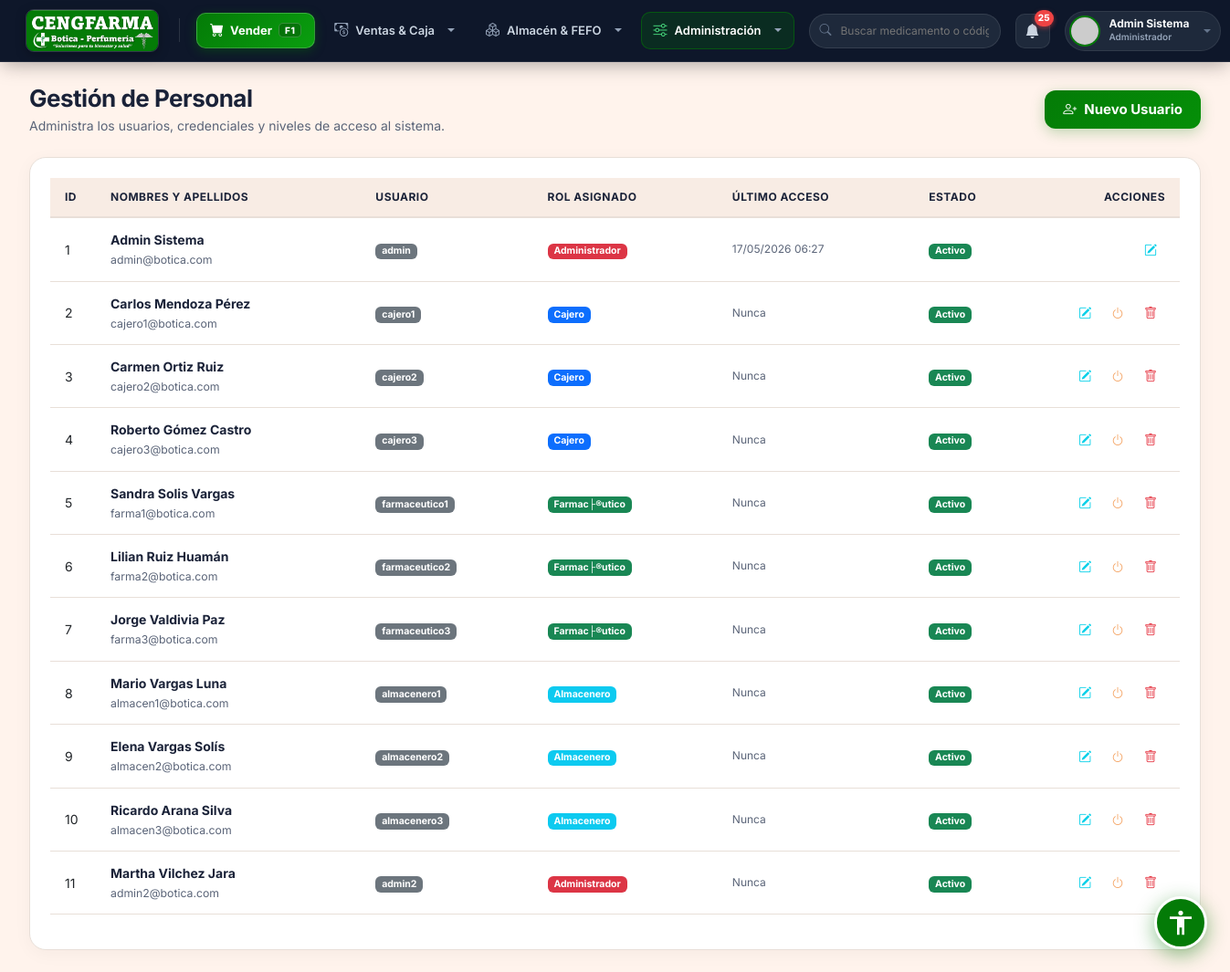
/public/usuario/index (signed in), run on the app's committed database.
### tables this page shows
CREATE TABLE IF NOT EXISTS `configuracion` (
  `id` int NOT NULL AUTO_INCREMENT,
  `clave` varchar(50) NOT NULL,
  `valor` text,
  `descripcion` varchar(255) DEFAULT NULL,
  PRIMARY KEY (`id`),
  UNIQUE KEY `clave` (`clave`)
);

CREATE TABLE IF NOT EXISTS `usuarios` (
  `id` int NOT NULL AUTO_INCREMENT,
  `nombres` varchar(100) NOT NULL,
  `apellidos` varchar(100) NOT NULL,
  `usuario` varchar(50) NOT NULL,
  `password` varchar(255) NOT NULL,
  `email` varchar(100) DEFAULT NULL,
  `rol_id` int NOT NULL,
  `estado` tinyint(1) DEFAULT '1',
  `ultimo_login` datetime DEFAULT NULL,
  `creado_en` timestamp NULL DEFAULT CURRENT_TIMESTAMP,
  PRIMARY KEY (`id`),
  UNIQUE KEY `usuario` (`usuario`),
  KEY `rol_id` (`rol_id`),
  CONSTRAINT `usuarios_ibfk_1` FOREIGN KEY (`rol_id`) REFERENCES `roles` (`id`) ON DELETE RESTRICT
);

CREATE TABLE IF NOT EXISTS `roles` (
  `id` int NOT NULL AUTO_INCREMENT,
  `nombre` varchar(50) NOT NULL,
  `descripcion` varchar(255) DEFAULT NULL,
  PRIMARY KEY (`id`)
);

### app/views/usuarios/index.php (the view, shortened to what the rows shown need)
<div class="page-content">
    <div class="d-flex justify-content-between align-items-center mb-4">
        <div>
            <h1 class="page-title">Gestión de Personal</h1>
            <div class="page-subtitle">Administra los usuarios, credenciales y niveles de acceso al sistema.</div>
        </div>
        <button class="btn-primary-custom" style="width: auto; padding: 10px 20px;" data-bs-toggle="modal" data-bs-target="#userModal" onclick="resetForm()">
            <i class="bi bi-person-plus"></i> Nuevo Usuario
        </button>
    </div>
    <div class="card-metric">
        <div class="table-responsive">
            <table class="table table-hover align-middle" style="width: 100%; font-size: 14px;">
                <thead>
                    <tr>
                        <th width="50">ID</th>
                        <th>Nombres y Apellidos</th>
                        <th>Usuario</th>
                        <th>Rol Asignado</th>
                        <th>Último Acceso</th>
                        <th>Estado</th>
                        <th width="160" class="text-end">Acciones</th>
                    </tr>
                </thead>
                <tbody>
                    <?php if(empty($data['usuarios'])): ?>
                    <tr><td colspan="7" class="text-center text-muted">No hay usuarios registrados</td></tr>
                    <?php else: ?>
                    <?php foreach ($data['usuarios'] as $u): ?>
                    <tr>
                        <td><?php echo $u['id']; ?></td>
                        <td>
                            <strong style="color: var(--text-primary);"><?php echo htmlspecialchars($u['nombres'] . ' ' . $u['apellidos']); ?></strong><br>
                            <small style="color: var(--text-secondary);"><?php echo htmlspecialchars($u['email'] ?? '-'); ?></small>
                        </td>
                        <td><span class="badge bg-secondary"><?php echo htmlspecialchars($u['usuario']); ?></span></td>
                        <td>
                            <?php
                            $badgeClass = 'bg-info';
                            if($u['rol_id'] == 1) $badgeClass = 'bg-danger';
                            if($u['rol_id'] == 2) $badgeClass = 'bg-success';
                            if($u['rol_id'] == 3) $badgeClass = 'bg-primary';
                            ?>
                            <span class="badge <?php echo $badgeClass; ?>"><?php echo htmlspecialchars($u['rol_nombre']); ?></span>
                        </td>
                        <td style="color: var(--text-secondary); font-size: 12px;"><?php echo $u['ultimo_login'] ? date('d/m/Y H:i', strtotime($u['ultimo_login'])) : 'Nunca'; ?></td>
                        <td>
                            <?php if($u['estado'] == 1): ?>
                                <span class="badge bg-success">Activo</span>
                            <?php else: ?>
                                <span class="badge bg-danger">Inactivo</span>
                            <?php endif; ?>
                        </td>
                        <td class="text-end">
                            <button class="btn btn-sm" style="color: #00CFE8;" onclick='editUser(<?php echo json_encode($u); ?>)' title="Editar Usuario">
                                <i class="bi bi-pencil-square"></i>
                            </button>
                            <?php if($u['id'] != 1): ?>
                                <form action="<?php echo BASE_URL; ?>usuario/toggle" method="POST" class="d-inline" onsubmit="return confirm('¿Seguro que deseas <?php echo $u['estado'] ? 'desactivar' : 'activar'; ?> este usuario?');">
                                    <button type="submit" class="btn btn-sm" style="color: <?php echo $u['estado'] ? 'var(--warning)' : 'var(--success)'; ?>;" title="<?php echo $u['estado'] ? 'Desactivar acceso' : 'Activar acceso'; ?>">
                                        <i class="bi bi-power"></i>
                                    </button>
                                </form>
                                <?php if($u['id'] != ($_SESSION['user_id'] ?? 0)): ?>
                                <form action="<?php echo BASE_URL; ?>usuario/delete" method="POST" class="d-inline" onsubmit="return confirm('¿Seguro que deseas eliminar definitivamente a este usuario?\n\nAdvertencia: Esta acción es irreversible.');">
                                    <button type="submit" class="btn btn-sm" style="color: var(--danger);" title="Eliminar Usuario">
                                        <i class="bi bi-trash"></i>
                                    </button>
                                </form>
                                <?php endif; ?>
                            <?php endif; ?>
                        </td>
                    </tr>
                    <?php endforeach; ?>
                    <?php endif; ?>
                </tbody>
            </table>
        </div>
    </div>
</div>

### app/views/layouts/main.php (shortened to what the rows shown need)
<!DOCTYPE html>
<html lang="es">
<head>
    <link href="https://cdn.jsdelivr.net/npm/bootstrap@5.3.0/dist/css/bootstrap.min.css" rel="stylesheet">
    <link rel="stylesheet" href="https://cdn.jsdelivr.net/npm/bootstrap-icons@1.11.1/font/bootstrap-icons.css">
    <link rel="stylesheet" href="<?php echo BASE_URL; ?>css/style.css">
    <link rel="stylesheet" href="<?php echo BASE_URL; ?>css/accessibility.css">
</head>
<body class="ceng-body">
<?php
require_once '../app/models/Configuracion.php';
$_globalConfigModel = new Configuracion();
$_globalLogo = $_globalConfigModel->get('logo');
$configs     = $_globalConfigModel->getAll();
require_once '../app/models/Inventario.php';
$_globalInvModel = new Inventario();
$_lotesVencer = $_globalInvModel->getLotesProximosVencer(90);
$_stockBajo = $_globalInvModel->getProductosBajoStock(20);
$_totalNotifs = count($_lotesVencer) + count($_stockBajo);
$boticaName = $configs['nombre_botica']['valor'] ?? 'CENGFARMA';
$roles = [1 => 'Administrador', 2 => 'Farmacéutico', 3 => 'Cajero', 4 => 'Almacenero'];
$userRoleName = $roles[$_SESSION['rol_id'] ?? 1] ?? 'Usuario';
$effectiveLogo = !empty($_globalLogo) ? $_globalLogo : 'img/cengfarma_banner.png';
$logoSrc = (strpos($effectiveLogo, 'http') === 0) ? $effectiveLogo : BASE_URL . $effectiveLogo;
?>
<header id="cengfarma-topbar" class="ceng-topbar sticky-top">
    <div class="ceng-topbar-inner">
        <div class="ceng-topbar-left d-flex align-items-center gap-3">
            <div class="ceng-brand-area d-flex align-items-center gap-2">
                <?php
                $isDashboardActive = (strpos($_SERVER['REQUEST_URI'] ?? '', 'dashboard') !== false) || (trim($_SERVER['REQUEST_URI'] ?? '', '/') === 'public');
                ?>
                <a href="<?php echo BASE_URL; ?><?php echo ($_SESSION['rol_id'] == 1) ? 'dashboard/index' : 'venta/pos'; ?>"
                   class="ceng-brand-link <?php echo $isDashboardActive ? 'active-home' : ''; ?>"
                   title="Ir al Dashboard / Inicio">
                    <img src="<?php echo htmlspecialchars($logoSrc); ?>" alt="<?php echo htmlspecialchars($boticaName); ?>" class="ceng-brand-logo">
                </a>
            </div>
            <nav class="ceng-nav-menu d-none d-lg-flex align-items-center gap-2">
                <a href="<?php echo BASE_URL; ?>venta/pos" class="ceng-pos-btn" id="nav-pos" data-route="venta/pos" title="Ir a Punto de Venta (Atajo F1)">
                    <i class="bi bi-cart-fill"></i>
                    <span>Vender</span>
                    <span class="ceng-kbd-tag">F1</span>
                </a>
                <div class="dropdown ceng-dropdown">
                    <button class="ceng-nav-link dropdown-toggle" type="button" data-bs-toggle="dropdown" aria-expanded="false" data-route="caja,venta,cliente,puntos">
                        <i class="bi bi-cash-coin"></i>
                        <span>Ventas &amp; Caja</span>
                    </button>
                </div>
                <?php if(in_array($_SESSION['rol_id'], [1, 2, 4])): ?>
                <div class="dropdown ceng-dropdown">
                    <button class="ceng-nav-link dropdown-toggle" type="button" data-bs-toggle="dropdown" aria-expanded="false" data-route="producto,categoria,laboratorio,inventario,compra,proveedor">
                        <i class="bi bi-boxes"></i>
                        <span>Almacén &amp; FEFO</span>
                    </button>
                </div>
                <?php endif; ?>
                <div class="dropdown ceng-dropdown">
                    <button class="ceng-nav-link dropdown-toggle" type="button" data-bs-toggle="dropdown" aria-expanded="false" data-route="notificacion,reporte,usuario,configuracion,auditoria,sistema">
                        <i class="bi bi-sliders"></i>
                        <span>Administración</span>
                    </button>
                </div>
            </nav>
        </div>
        <div class="ceng-user-area d-flex align-items-center gap-2 gap-md-3">
            <form action="<?php echo BASE_URL; ?>producto/index" method="GET" class="ceng-quick-search d-none d-xl-flex">
                <i class="bi bi-search"></i>
                <input type="text" name="search" placeholder="Buscar medicamento o código..." value="<?php echo htmlspecialchars($_GET['search'] ?? '', ENT_QUOTES, 'UTF-8'); ?>">
            </form>
            <a href="<?php echo BASE_URL; ?>notificacion/index" class="ceng-alert-bell" title="Alertas Sanitarias">
                <i class="bi bi-bell-fill"></i>
                <?php if($_totalNotifs > 0): ?>
                <span class="ceng-bell-badge"><?php echo $_totalNotifs; ?></span>
                <?php endif; ?>
            </a>
            <div class="dropdown">
                <div class="ceng-user-card dropdown-toggle" data-bs-toggle="dropdown" aria-expanded="false" role="button" tabindex="0">
                    <img src="https://ui-avatars.com/api/?name=<?php echo urlencode($_SESSION['nombre'] ?? 'U'); ?>&background=047B07&color=fff&bold=true" alt="Avatar" class="ceng-avatar">
                    <div class="ceng-user-meta d-none d-sm-flex flex-column text-start">
                        <span class="ceng-user-fullname"><?php echo htmlspecialchars($_SESSION['nombre'] ?? 'Administrador', ENT_QUOTES, 'UTF-8'); ?></span>
                        <span class="ceng-user-role-badge"><?php echo $userRoleName; ?></span>
                    </div>
                </div>
            </div>
        </div>
    </div>
</header>
<div id="wrapper" class="ceng-wrapper">
    <main id="content-wrapper" class="ceng-main-viewport">
        <?php require_once '../app/views/' . $view . '.php'; ?>
    </main>
</div>
<?php require_once '../app/views/partials/accessibility_widget.php'; ?>
</body>
</html>

### data on the page
configuracion: valor (picture)
usuarios: id "1", nombres+apellidos "Admin Sistema", email "admin@botica.com", usuario "admin", rol.nombre "Administrador", ultimo_login "17/05/2026 06:27", estado "Activo"
usuarios: id "2", nombres+apellidos "Carlos Mendoza Pérez", email "cajero1@botica.com", usuario "cajero1", rol.nombre "Cajero", shows "Nunca", estado "Activo"
usuarios: id "3", nombres+apellidos "Carmen Ortiz Ruiz", email "cajero2@botica.com", usuario "cajero2", rol.nombre "Cajero", shows "Nunca", estado "Activo"
usuarios: id "4", nombres+apellidos "Roberto Gómez Castro", email "cajero3@botica.com", usuario "cajero3", rol.nombre "Cajero", shows "Nunca", estado "Activo"
usuarios: id "5", nombres+apellidos "Sandra Solis Vargas", email "farma1@botica.com", usuario "farmaceutico1", rol.nombre "Farmac├®utico", shows "Nunca", estado "Activo"
usuarios: id "6", nombres+apellidos "Lilian Ruiz Huamán", email "farma2@botica.com", usuario "farmaceutico2", rol.nombre "Farmac├®utico", shows "Nunca", estado "Activo"
usuarios: id "7", nombres+apellidos "Jorge Valdivia Paz", email "farma3@botica.com", usuario "farmaceutico3", rol.nombre "Farmac├®utico", shows "Nunca", estado "Activo"
usuarios: id "8", nombres+apellidos "Mario Vargas Luna", email "almacen1@botica.com", usuario "almacenero1", rol.nombre "Almacenero", shows "Nunca", estado "Activo"
usuarios: id "9", nombres+apellidos "Elena Vargas Solís", email "almacen2@botica.com", usuario "almacenero2", rol.nombre "Almacenero", shows "Nunca", estado "Activo"
usuarios: id "10", nombres+apellidos "Ricardo Arana Silva", email "almacen3@botica.com", usuario "almacenero3", rol.nombre "Almacenero", shows "Nunca", estado "Activo"
usuarios: id "11", nombres+apellidos "Martha Vilchez Jara", email "admin2@botica.com", usuario "admin2", rol.nombre "Administrador", shows "Nunca", estado "Activo"

### other printed values
$_totalNotifs "25"
$_SESSION['nombre'] "Admin Sistema"
$userRoleName "Administrador"
